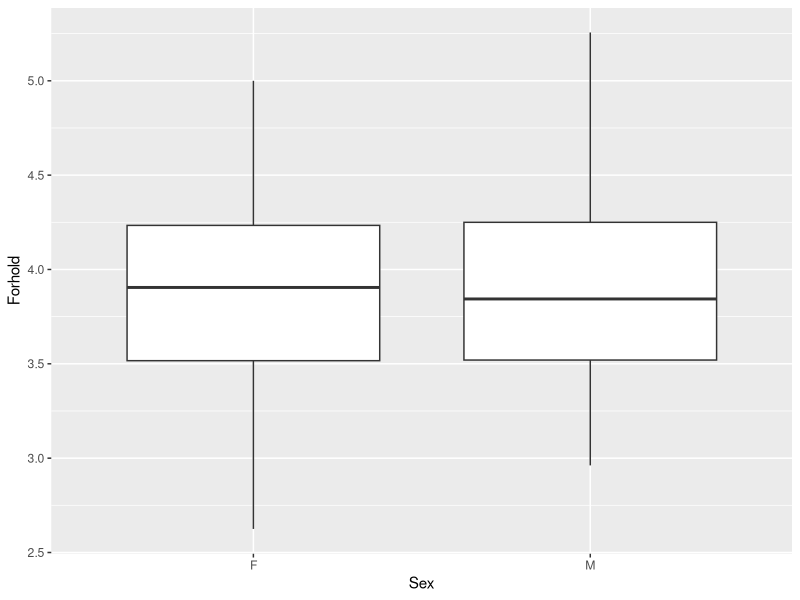

Recreate this plot in R. (Note: this script raises an error after producing the figure.)
## ---- chunk 1
knitr::opts_chunk$set(echo = TRUE)
## ---- chunk 2
data <- c(339, 339, 339, 340, 341, 340, 343, 348, 341, 346, 342, 339, 337)
df <- data.frame(data)

head(df, n = 3)
## ---- chunk 3
qt(0.975, df = 13-1)


# T-Value
t_val <- mean(data) / sd(data) * sqrt(length(data))
t_val
# P-value
2 * (1 - pt(t_val, df = (length(data) - 1) )) # pt gives the distribution function

# Confidence
mean(data) + c(-1, 1) * qt(0.975, df = 13-1) * sd(data)/sqrt(13) 

# Alternative approch
t.test(data)
## ---- chunk 4
t_obs <- (mean(data) - 340) / sd(data) * sqrt(length(data))
2 * (1 - pt(t_obs, df = (length(data) - 1) )) # pt gives the distribution function


## ---- chunk 5
library(MASS)
data(cats)

library(tidyverse)
cats <- transform(cats, Forhold = Hwt / Bwt)
head(cats, n=3)

summarize(group_by(cats, Sex), n = n(),
          mean_forhold = mean(Forhold), sd_forhold = sd(Forhold))

## ---- chunk 6
ggplot(data = cats, aes(x = Sex, y = Forhold)) +
  geom_boxplot(outliers = TRUE) + 
  xlab("Sex") + ylab("Forhold")
## ---- chunk 7
m1 <- lm(Forhold ~ Sex - 1, data = cats)
summary(m1)
coefficients(m1)


summarize(group_by(cats, Sex), n = n(),
          mean_forhold = mean(Forhold), sd_forhold = sd(Forhold))
## ---- chunk 8
# RSE/s - sqrt(1/n_1 + 1/n_2)
0.5277 * sqrt((1/47) + (1/97))

# Mean_1 - Mean_2  +- * t_(0.972, df) * RSE * sqrt(1/n_1 + 1/n_2)
(3.915119	-  3.894547) + c(-1, 1) * qt(0.975, df = (47+97-2)) * (0.5277 * sqrt((1/47) + (1/97)))


## ---- chunk 9
data(soybean)
head(soybean, n = 3)

## ---- chunk 10

t.test(soybean$stress, soybean$nostress, paired=TRUE)

## ---- chunk 11

t.test(soybean$stress, soybean$nostress, paired=FALSE)

